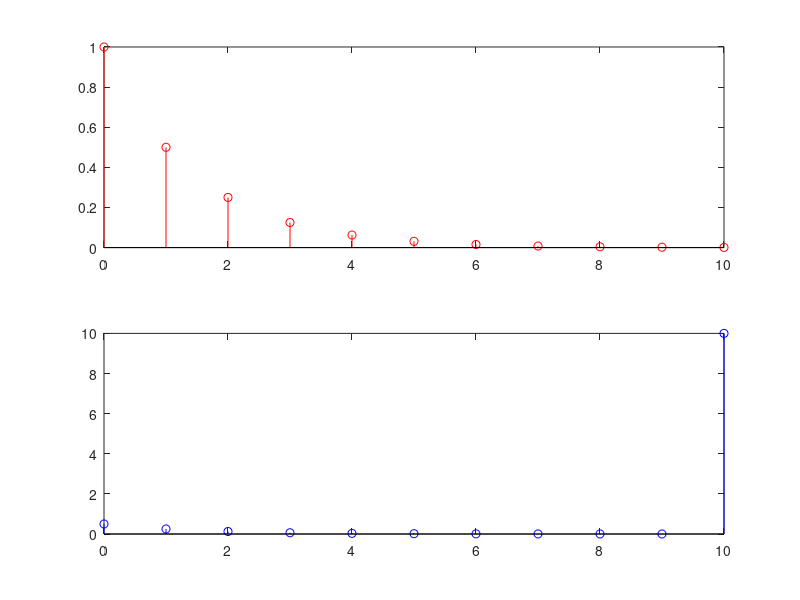

This figure's MATLAB source:
n = 0 : 1 : 10;
x_n = (0.5).^n;

n2 = 0 : 1 : 10; 
y = 0 : 1 : 10;

for i = 1:10
    y(i) = x_n(i+1);%Desplazamiento de senal digital    
end

figure(1);
clf;
%muestreo 2
subplot(2,1,2);
stem(n2,y,'b');
hold on;

%muestreo 1
subplot(2,1,1);
stem(n,x_n,'r');
hold on;





